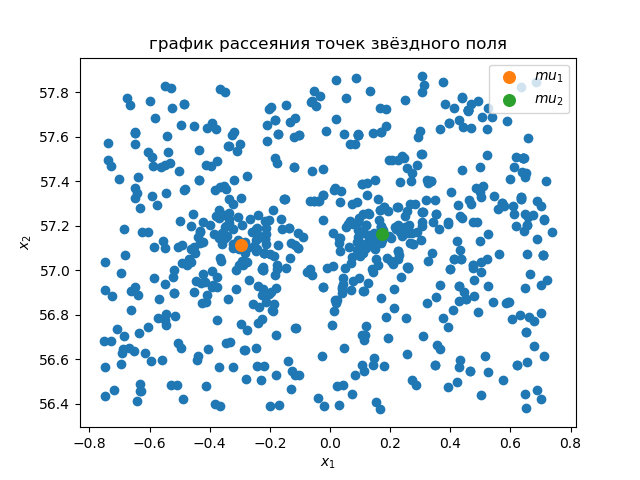

Here is the Python script that generated this plot:
import astropy.units as u
from astropy.coordinates import SkyCoord
from astroquery.vizier import Vizier
import numpy as np
import mixfit
import matplotlib.pyplot as plt
import json

center_coord = SkyCoord('02h21m00s +57d07m42s')
vizier = Vizier(
    column_filters={'Bmag': '<13'},  # число больше — звёзд больше
    row_limit=10000
)
stars = vizier.query_region(
    center_coord,
    width=1.5 * u.deg,
    height=1.5 * u.deg,
    catalog='USNO-A2.0',
)[0]
ra = stars['RAJ2000']._data  # прямое восхождение, аналог долготы
dec = stars['DEJ2000']._data  # склонение, аналог широты
x1 = (ra - ra.mean()) * np.cos(dec / 180 * np.pi)
x2 = dec
x = np.vstack((x1, x2)).T
uniform_dens = 1/((np.max(x[:, 0])-np.min(x[:, 0]))*(np.max(x[:, 1])-np.min(x[:, 1])))
m = mixfit.em_double_cluster(x, uniform_dens, 0.2, np.array([-0.1, 56]), np.array([0.2, 0.2]), 0.3, np.array([0.1, 56]),
                             np.array([1, 0.4]))
plt.scatter(x[:, 0], x[:, 1])
plt.scatter(m[1][0], m[1][1], marker='o', s=70, label='$mu_1$')
plt.scatter(m[4][0], m[4][1], marker='o', s=70, label='$mu_2$')
plt.title('график рассеяния точек звёздного поля')
plt.xlabel('$x_1$')
plt.ylabel('$x_2$')
plt.legend()
plt.savefig('per.png')
data = {
  "size_ratio": 1.5,
  "clusters": [
    {
      "center": {"ra": m[1][0]/(np.cos(m[1][1]/180 * np.pi)) + ra.mean(), "dec": m[1][1]},
      "sigma": np.sqrt(np.mean(m[2])),
      "tau": m[0]
    },
    {
      "center": {"ra": m[4][0]/(np.cos(m[4][1]/180 * np.pi)) + ra.mean(), "dec": m[4][1]},
      "sigma": np.sqrt(np.mean(m[5])),
      "tau": m[3]
    }
  ]
}
with open("per.json", "w") as f:
    json.dump(data, f)
